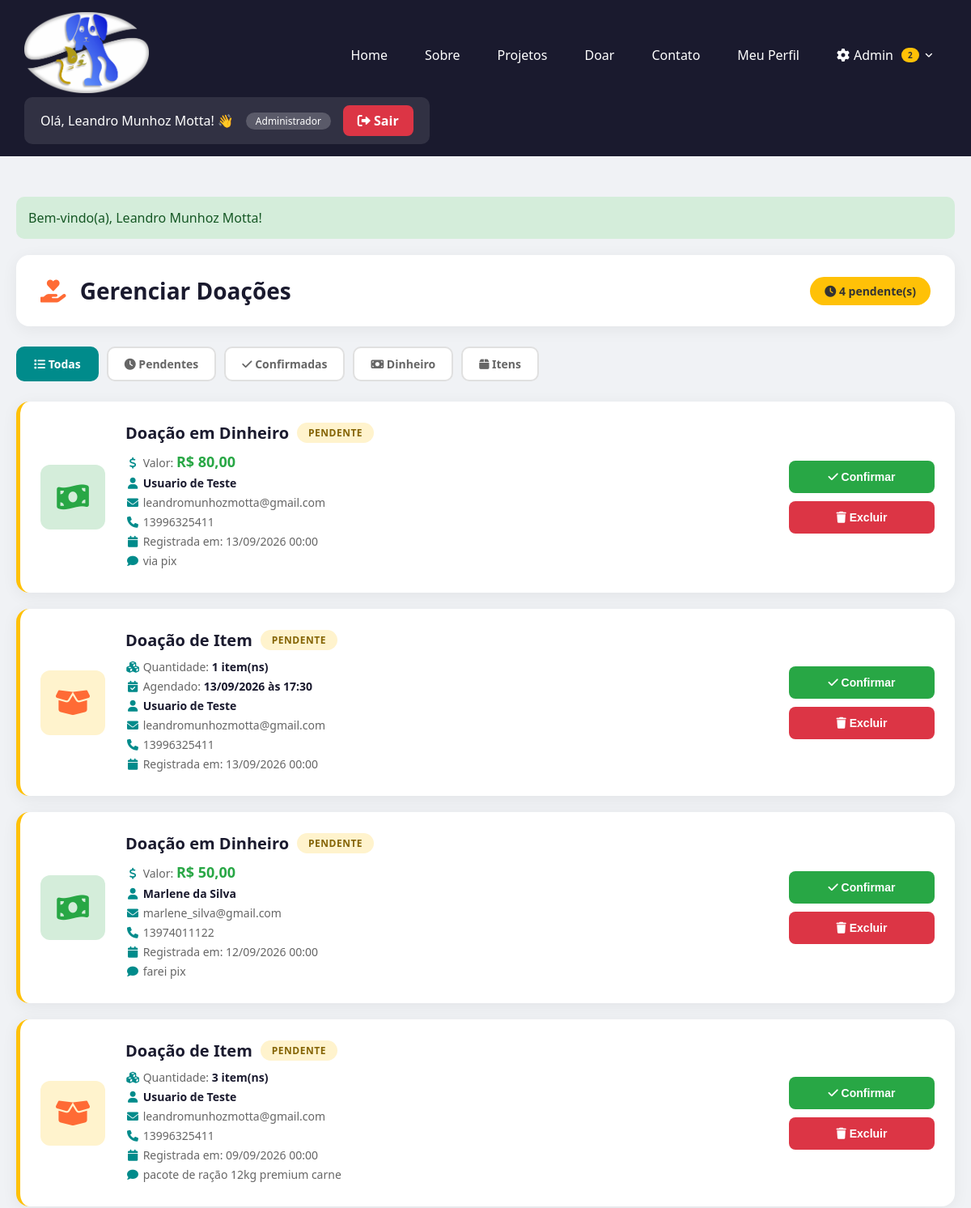
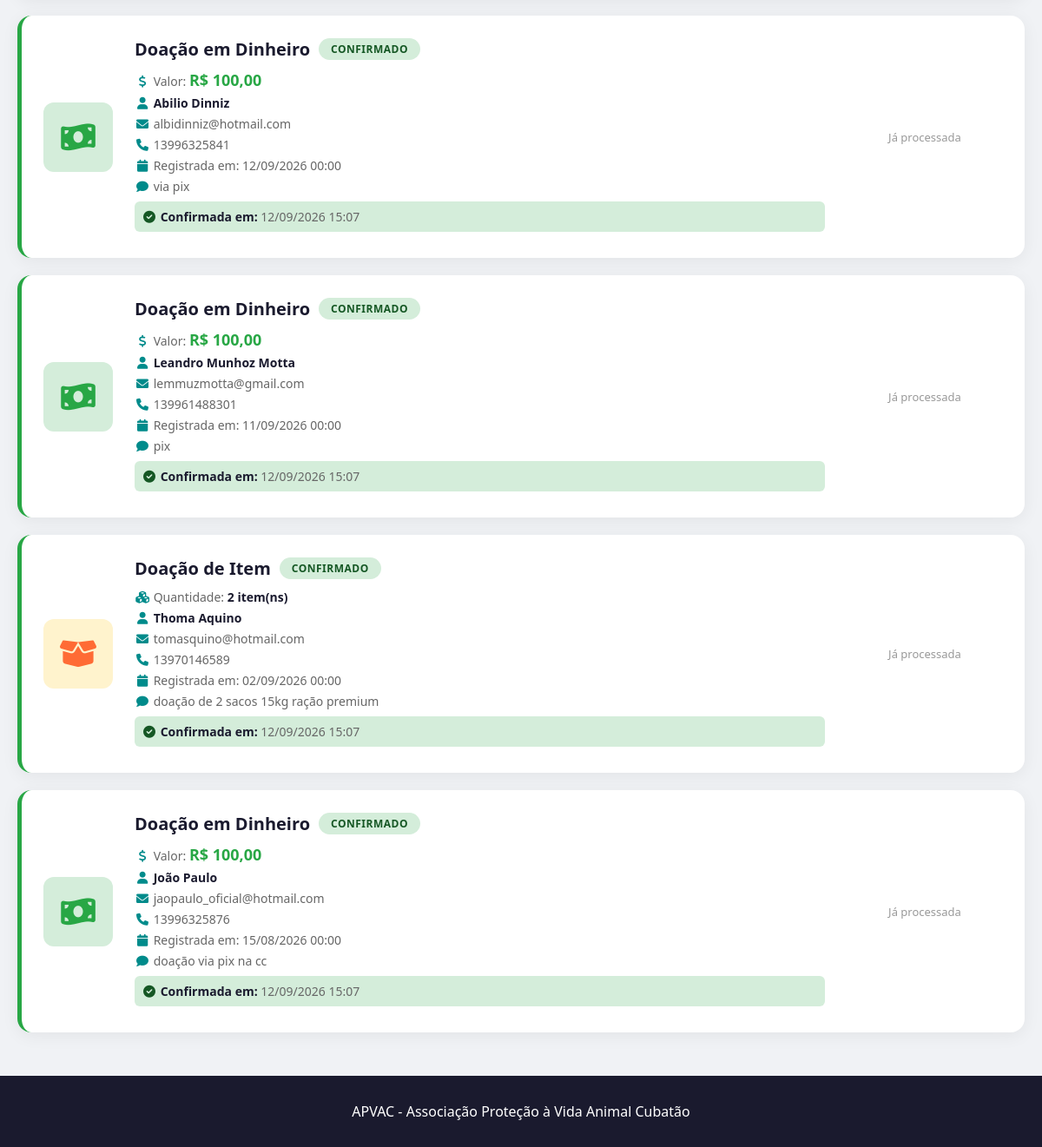
Screenshot of /admin_doacoes.php (signed in) with the database file from the repository (2 pictures, top to bottom).
### tables this page shows
CREATE TABLE `doacoes` (
    `id_doacao` int(11) NOT NULL,
    `id_usuario` int(11) NOT NULL,
    `tipo` enum('dinheiro', 'item') DEFAULT NULL,
    `quantidade` int(11) DEFAULT NULL,
    `valor` decimal(10, 2) DEFAULT NULL,
    `data` date DEFAULT NULL,
    `descricao` text DEFAULT NULL,
    `status` enum(
        'pendente',
        'confirmado',
        'cancelado'
    ) DEFAULT 'pendente',
    `data_agendamento` datetime DEFAULT NULL,
    `confirmado_por` int(11) DEFAULT NULL,
    `data_confirmacao` datetime DEFAULT NULL,
    `comprovante` varchar(255) DEFAULT NULL
);

CREATE TABLE `usuarios` (
    `id_usuario` int(11) NOT NULL,
    `id_departamento` int(11) DEFAULT NULL,
    `nome` varchar(30) DEFAULT NULL,
    `data_nascimento` date DEFAULT NULL,
    `endereco` varchar(50) DEFAULT NULL,
    `telefone` varchar(20) DEFAULT NULL,
    `email` varchar(50) DEFAULT NULL,
    `senha` varchar(255) DEFAULT NULL,
    `token_recuperacao` varchar(255) DEFAULT NULL,
    `expira_token` datetime DEFAULT NULL,
    `nivel` int(11) DEFAULT 4
);

### conexao.php (called while the page is built, shortened)
<?php
function getNomeNivel($nivel)
{
    $niveis = [
        1 => 'Administrador',
        2 => 'Gestor',
        3 => 'Voluntário',
        4 => 'Usuário'
    ];
    return $niveis[$nivel] ?? 'Usuário';
}
function contarAdocoesPendentes($conexao)
{
    $sql = "SELECT COUNT(*) as total FROM adocoes WHERE status = 'pendente'";
    $resultado = $conexao->query($sql);
    if ($resultado) {
        $row = $resultado->fetch_assoc();
        return $row['total'] ?? 0;
    }
    return 0;
}
function contarDoacoesPendentes($conexao)
{
    $sql = "SELECT COUNT(*) as total FROM doacoes WHERE status = 'pendente'";
    $resultado = $conexao->query($sql);
    if ($resultado) {
        $row = $resultado->fetch_assoc();
        return $row['total'] ?? 0;
    }
    return 0;
}

### admin_doacoes.php (the view, shortened to what this page needs)
<?php
include "conexao.php";
$filtro = $_GET['filtro'] ?? 'todas';
$sql = "SELECT d.*, u.nome as usuario_nome, u.email as usuario_email, u.telefone as usuario_telefone
        FROM doacoes d
        LEFT JOIN usuarios u ON d.id_usuario = u.id_usuario";
$sql .= " ORDER BY d.status = 'pendente' DESC, d.data DESC";
$resultado = $conexao->query($sql);
$doacoes = $resultado ? $resultado->fetch_all(MYSQLI_ASSOC) : [];
$total_pendentes = contarDoacoesPendentes($conexao);
$nivel_usuario = $_SESSION['usuario_nivel'] ?? 4;
$nome_nivel = getNomeNivel($nivel_usuario);
$total_pendentes_adocoes = contarAdocoesPendentes($conexao);
?>
<!DOCTYPE html>
<html lang="pt-br">
<head>
    <link rel="stylesheet" href="estilos/style_geral.css">
    <link rel="stylesheet" href="estilos/style_admin_doacoes.css">
    <link rel="stylesheet" href="https://cdnjs.cloudflare.com/ajax/libs/font-awesome/6.0.0/css/all.min.css">
</head>
<body>
    <div class="wrapper">
        <header class="header">
            <a href="index.php">
                <img id="logoMenu" src="img/logoONG.png" alt="Logo APVAC">
            </a>
            <nav class="menu">
                <ul class="menu">
                    <li><a href="index.php">Home</a></li>
                    <li><a href="sobre.php">Sobre</a></li>
                    <li><a href="projetos.php">Projetos</a></li>
                    <li><a href="doar.php">Doar</a></li>
                    <li><a href="contato.php">Contato</a></li>
                    <li><a href="perfil.php">Meu Perfil</a></li>
                    <?php if ($nivel_usuario <= 2): ?>
                    <li class="dropdown">
                        <a href="#" class="dropdown-toggle">
                            <i class="fas fa-cog"></i> Admin
                            <?php if ($total_pendentes_adocoes > 0): ?>
                            <span class="badge-notif-menu"><?php echo $total_pendentes_adocoes; ?></span>
                            <?php endif; ?>
                        </a>
                    </li>
                    <?php endif; ?>
                </ul>
            </nav>
            <div class="acesso">
                <span>Olá, <?php echo htmlspecialchars($_SESSION['usuario_nome']); ?>! 👋</span>
                <span
                    style="font-size: 12px; background: rgba(255,255,255,0.2); padding: 2px 12px; border-radius: 12px;">
                    <?php echo $nome_nivel; ?>
                </span>
                <a href="logout.php" class="btn-sair">
                    <i class="fas fa-sign-out-alt"></i> Sair
                </a>
            </div>
        </header>
        <main>
            <div class="admin-doacoes-container">
                <?php if (isset($_SESSION['mensagem'])): ?>
                <div
                    style="padding: 15px; background: <?php echo $_SESSION['tipo_mensagem'] == 'success' ? '#d4edda' : '#f8d7da'; ?>; border-radius: 10px; margin-bottom: 20px; color: <?php echo $_SESSION['tipo_mensagem'] == 'success' ? '#155724' : '#721c24'; ?>;">
                    <?php
                        echo $_SESSION['mensagem'];
                        ?>
                </div>
                <?php endif; ?>
                <div class="admin-doacoes-header">
                    <h1><i class="fas fa-hand-holding-heart"></i> Gerenciar Doações</h1>
                    <?php if ($total_pendentes > 0): ?>
                    <span class="badge-pendente-count">
                        <i class="fas fa-clock"></i> <?php echo $total_pendentes; ?> pendente(s)
                    </span>
                    <?php endif; ?>
                </div>
                <div class="filtros-doacoes">
                    <a href="admin_doacoes.php?filtro=todas"
                        class="filtro-btn <?php echo $filtro == 'todas' ? 'ativo' : ''; ?>">
                        <i class="fas fa-list"></i> Todas
                    </a>
                    <a href="admin_doacoes.php?filtro=pendentes"
                        class="filtro-btn <?php echo $filtro == 'pendentes' ? 'ativo' : ''; ?>">
                        <i class="fas fa-clock"></i> Pendentes
                    </a>
                    <a href="admin_doacoes.php?filtro=confirmadas"
                        class="filtro-btn <?php echo $filtro == 'confirmadas' ? 'ativo' : ''; ?>">
                        <i class="fas fa-check"></i> Confirmadas
                    </a>
                    <a href="admin_doacoes.php?filtro=dinheiro"
                        class="filtro-btn <?php echo $filtro == 'dinheiro' ? 'ativo' : ''; ?>">
                        <i class="fas fa-money-bill"></i> Dinheiro
                    </a>
                    <a href="admin_doacoes.php?filtro=itens"
                        class="filtro-btn <?php echo $filtro == 'itens' ? 'ativo' : ''; ?>">
                        <i class="fas fa-box"></i> Itens
                    </a>
                </div>
                <?php if (count($doacoes) > 0): ?>
                <div class="lista-doacoes">
                    <?php foreach ($doacoes as $doacao): ?>
                    <div class="card-doacao <?php echo $doacao['status'] ?? 'pendente'; ?>">
                        <div class="card-doacao-conteudo">
                            <div class="card-doacao-icone <?php echo $doacao['tipo']; ?>">
                                <i
                                    class="fas <?php echo $doacao['tipo'] == 'dinheiro' ? 'fa-money-bill-wave' : 'fa-box-open'; ?>"></i>
                            </div>
                            <div class="card-doacao-info">
                                <h3>
                                    <?php echo $doacao['tipo'] == 'dinheiro' ? 'Doação em Dinheiro' : 'Doação de Item'; ?>
                                    <span class="badge-status <?php echo $doacao['status'] ?? 'pendente'; ?>">
                                        <?php echo ucfirst($doacao['status'] ?? 'pendente'); ?>
                                    </span>
                                </h3>
                                <?php if ($doacao['tipo'] == 'dinheiro'): ?>
                                <p><i class="fas fa-dollar-sign"></i> Valor: <span class="valor-destaque">R$
                                        <?php echo number_format($doacao['valor'], 2, ',', '.'); ?></span></p>
                                <?php else: ?>
                                <p><i class="fas fa-cubes"></i> Quantidade: <strong><?php echo $doacao['quantidade']; ?>
                                        item(ns)</strong></p>
                                <?php if ($doacao['data_agendamento']): ?>
                                <p><i class="fas fa-calendar-check"></i> Agendado:
                                    <strong><?php echo date('d/m/Y \à\s H:i', strtotime($doacao['data_agendamento'])); ?></strong>
                                </p>
                                <?php endif; ?>
                                <?php endif; ?>
                                <p><i class="fas fa-user"></i>
                                    <strong><?php echo htmlspecialchars($doacao['usuario_nome'] ?? 'Usuário removido'); ?></strong>
                                </p>
                                <p><i class="fas fa-envelope"></i>
                                    <?php echo htmlspecialchars($doacao['usuario_email'] ?? 'N/A'); ?></p>
                                <p><i class="fas fa-phone"></i>
                                    <?php echo htmlspecialchars($doacao['usuario_telefone'] ?? 'Não informado'); ?></p>
                                <p><i class="fas fa-calendar"></i> Registrada em:
                                    <?php echo date('d/m/Y H:i', strtotime($doacao['data'])); ?></p>
                                <?php if (!empty($doacao['descricao'])): ?>
                                <p><i class="fas fa-comment"></i> <?php echo htmlspecialchars($doacao['descricao']); ?>
                                </p>
                                <?php endif; ?>
                                <?php if ($doacao['status'] == 'confirmado' && $doacao['data_confirmacao']): ?>
                                <p style="background: #d4edda; padding: 8px; border-radius: 6px; margin-top: 8px;">
                                    <i class="fas fa-check-circle" style="color: #155724;"></i>
                                    <strong>Confirmada em:</strong>
                                    <?php echo date('d/m/Y H:i', strtotime($doacao['data_confirmacao'])); ?>
                                </p>
                                <?php endif; ?>
                            </div>
                            <div class="card-doacao-acoes">
                                <?php if (($doacao['status'] ?? 'pendente') == 'pendente'): ?>
                                <button class="btn-confirmar"
                                    onclick="abrirModalConfirmar(<?php echo $doacao['id_doacao']; ?>, '<?php echo $doacao['tipo']; ?>')">
                                    <i class="fas fa-check"></i> Confirmar
                                </button>
                                <button class="btn-excluir"
                                    onclick="abrirModalExcluir(<?php echo $doacao['id_doacao']; ?>, '<?php echo addslashes($doacao['usuario_nome'] ?? 'este usuário'); ?>')">
                                    <i class="fas fa-trash"></i> Excluir
                                </button>
                                <?php else: ?>
                                <span style="color: #999; font-size: 13px; text-align: center;">
                                    Já processada
                                </span>
                                <?php endif; ?>
                            </div>
                        </div>
                    </div>
                    <?php endforeach; ?>
                </div>
                <?php endif; ?>
            </div>
        </main>
        <footer>
            <p>APVAC - Associação Proteção à Vida Animal Cubatão</p>
        </footer>
    </div>
</body>
</html>

### estilos/style_geral.css (style rules this page uses)
* { margin: 0; padding: 0; box-sizing: border-box; }
body { font-family: 'Segoe UI', Tahoma, Geneva, Verdana, sans-serif; background-color: #f0f2f5; color: #1a1a2e; }
.header { background: #1a1a2e; display: flex; flex-wrap: wrap; justify-content: space-between; align-items: center; padding: 15px 30px; color: white; }
#logoMenu { height: 100px; width: auto; }
.menu { display: flex; flex-wrap: wrap; list-style: none; gap: 10px; }
.menu li a { display: block; padding: 10px 18px; text-decoration: none; color: white; border-radius: 8px; font-weight: 500; }
.header .acesso { background: rgba(255, 255, 255, 0.1); padding: 10px 20px; border-radius: 10px; display: flex; align-items: center; gap: 15px; }
.header .acesso span { color: white; font-weight: 500; }
.header .acesso a, #abrirLogin { background: white; color: #1a1a2e; padding: 8px 18px; border-radius: 8px; border: none; font-weight: 600; cursor: pointer; text-decoration: none; }
.header .acesso .btn-sair { background: #dc3545; color: white; }
main { background-color: #f0f2f5; padding: 20px 0; min-height: calc(100vh - 200px); }
.wrapper { display: flex; flex-direction: column; min-height: 100vh; }
footer { background: #1a1a2e; text-align: center; color: white; padding: 30px 20px; }
.menu .dropdown { position: relative; padding-bottom: 15px; margin-bottom: -15px; }
.menu .dropdown-toggle { display: flex; align-items: center; gap: 5px; cursor: pointer; }
.menu .dropdown-toggle::after { content: "\f107"; font-family: "Font Awesome 6 Free"; font-weight: 900; font-size: 11px; margin-left: 3px; transition: transform 0.3s; }
.menu .badge-notif-menu { background: #ffc107; color: #333; padding: 2px 8px; border-radius: 10px; font-size: 10px; font-weight: 700; margin-left: 5px; }

### rows the page displays
doacoes: tipo "Doação em Dinheiro", status "PENDENTE", valor "80,00", id_usuario.nome "Usuario de Teste", id_usuario.email "leandromunhozmotta@gmail.com", id_usuario.telefone "13996325411", data "13/09/2026 00:00", descricao "via pix"
doacoes: tipo "Doação de Item", status "PENDENTE", quantidade "1", data_agendamento "13/09/2026 às 17:30", id_usuario.nome "Usuario de Teste", id_usuario.email "leandromunhozmotta@gmail.com", id_usuario.telefone "13996325411", data "13/09/2026 00:00"
doacoes: tipo "Doação em Dinheiro", status "PENDENTE", valor "50,00", id_usuario.nome "Marlene da Silva", id_usuario.email "marlene_silva@gmail.com", id_usuario.telefone "13974011122", data "12/09/2026 00:00", descricao "farei pix"
doacoes: tipo "Doação de Item", status "PENDENTE", quantidade "3", id_usuario.nome "Usuario de Teste", id_usuario.email "leandromunhozmotta@gmail.com", id_usuario.telefone "13996325411", data "09/09/2026 00:00", descricao "pacote de ração 12kg premium carne"
doacoes: tipo "Doação em Dinheiro", status "CONFIRMADO", valor "100,00", id_usuario.nome "Abilio Dinniz", id_usuario.email "albidinniz@hotmail.com", id_usuario.telefone "13996325841", data "12/09/2026 00:00", descricao "via pix", data_confirmacao "12/09/2026 15:07", shows "Já processada"
doacoes: tipo "Doação em Dinheiro", status "CONFIRMADO", valor "100,00", id_usuario.nome "Leandro Munhoz Motta", id_usuario.email "lemmuzmotta@gmail.com", id_usuario.telefone "139961488301", data "11/09/2026 00:00", descricao "pix", data_confirmacao "12/09/2026 15:07", shows "Já processada"
doacoes: tipo "Doação de Item", status "CONFIRMADO", quantidade "2", id_usuario.nome "Thoma Aquino", id_usuario.email "tomasquino@hotmail.com", id_usuario.telefone "13970146589", data "02/09/2026 00:00", descricao "doação de 2 sacos 15kg ração premium", data_confirmacao "12/09/2026 15:07", shows "Já processada"
doacoes: tipo "Doação em Dinheiro", status "CONFIRMADO", valor "100,00", id_usuario.nome "João Paulo", id_usuario.email "jaopaulo_oficial@hotmail.com", id_usuario.telefone "13996325876", data "15/08/2026 00:00", descricao "doação via pix na cc", data_confirmacao "12/09/2026 15:07", shows "Já processada"

### other values shown
$total_pendentes_adocoes "2"
$_SESSION['usuario_nome'] "Leandro Munhoz Motta"
$nome_nivel "Administrador"
$_SESSION['mensagem'] "Bem-vindo(a), Leandro Munhoz Motta!"
$total_pendentes "4"
